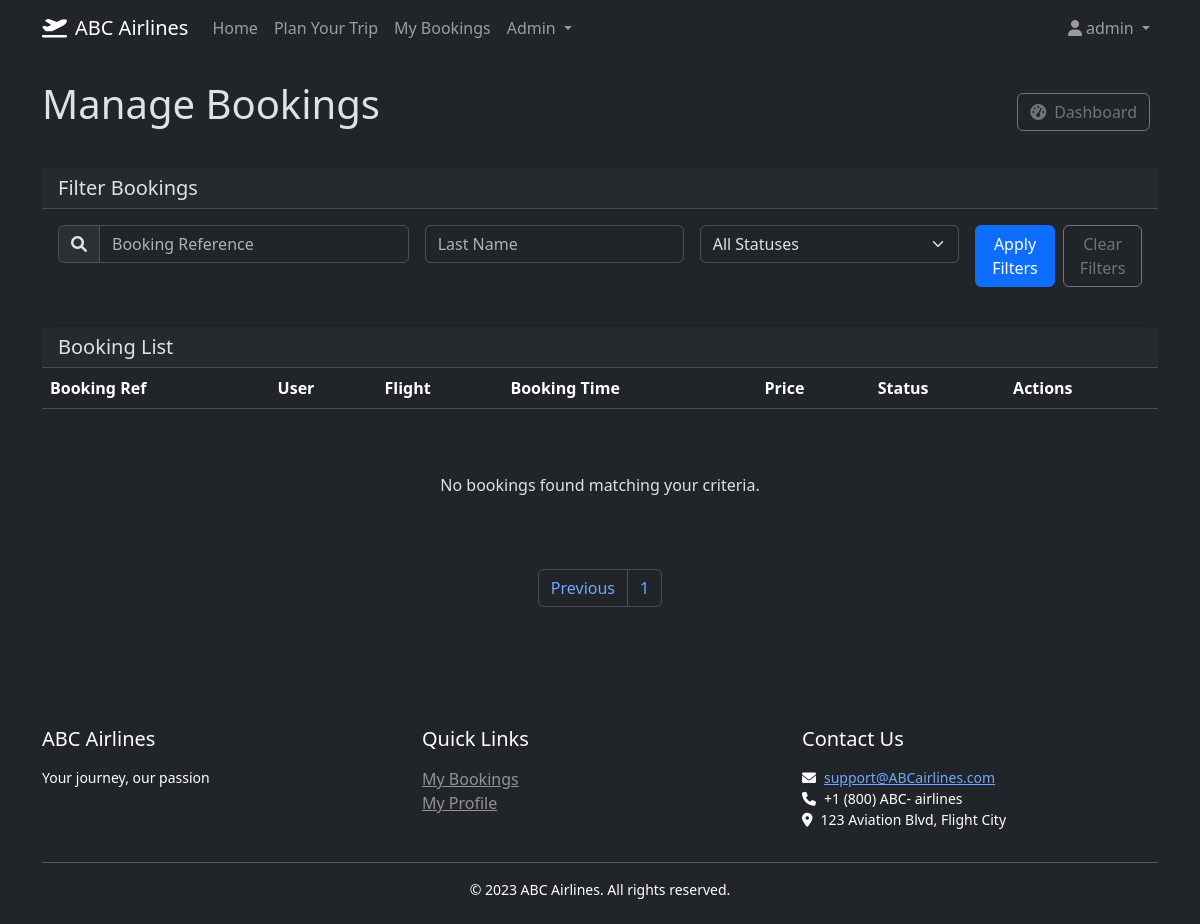
The page /admin/bookings?page=2&search=&status= (signed in) on the database as committed earlier.
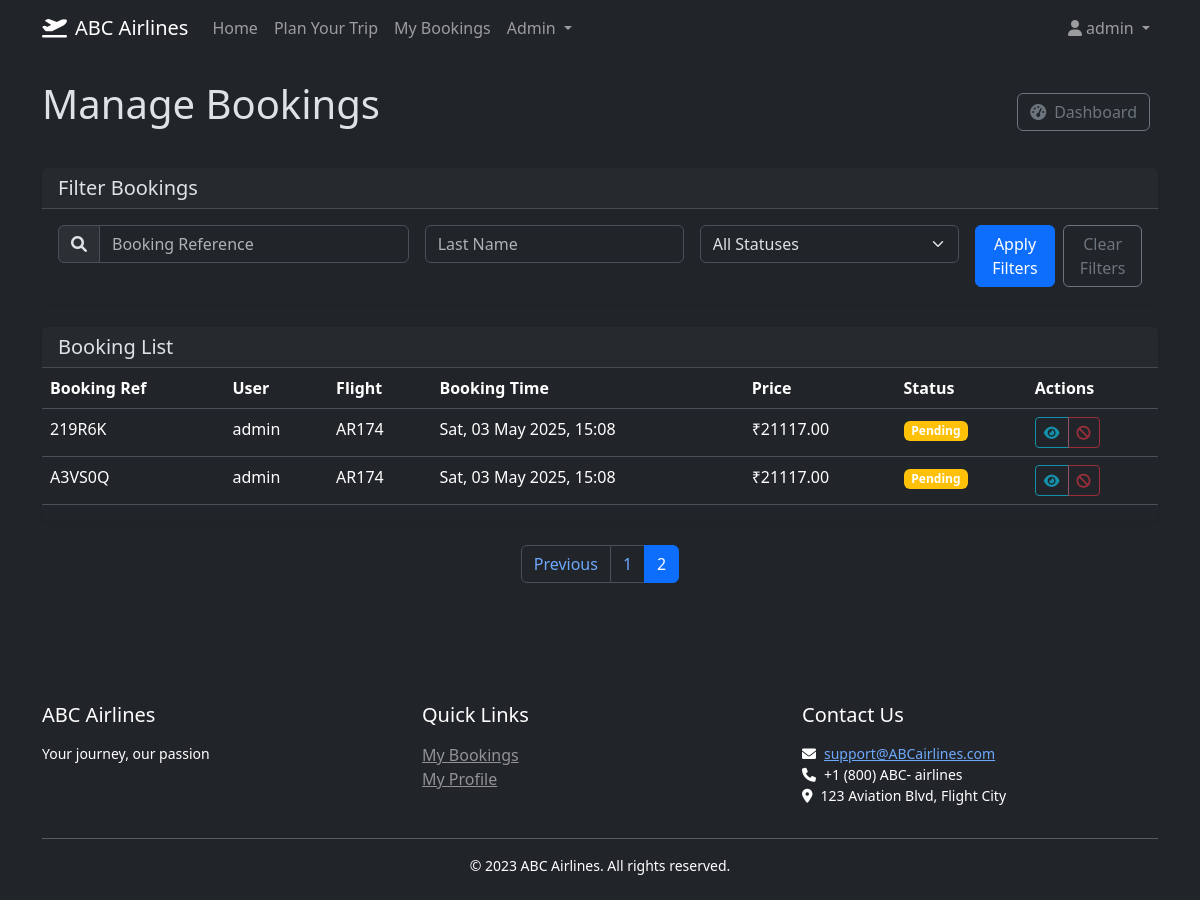
The same page on the database as committed later.
### models.py (models this page shows, shortened)
class User(UserMixin, db.Model):
    __tablename__ = 'users'
    id = db.Column(db.Integer, primary_key=True)
    username = db.Column(db.String(80), unique=True, nullable=False)
    email = db.Column(db.String(120), unique=True, nullable=False)
    password_hash = db.Column(db.String(128), nullable=False)
    is_admin = db.Column(db.Boolean, default=False)
    frequent_flyer_points = db.Column(db.Integer, default=0)
    created_at = db.Column(db.DateTime, nullable=False, default=datetime.utcnow)  # Add created_at
    bookings = db.relationship('Booking', backref='user', lazy=True)

class Booking(db.Model):
    __tablename__ = 'bookings'
    id = db.Column(db.Integer, primary_key=True)
    user_id = db.Column(db.Integer, db.ForeignKey('users.id'), nullable=False)
    flight_id = db.Column(db.Integer, db.ForeignKey('flights.id'), nullable=False)
    booking_time = db.Column(db.DateTime, nullable=False)
    status = db.Column(db.String(20), nullable=False)
    price_paid = db.Column(db.Float, nullable=False)
    booking_reference = db.Column(db.String(6), unique=True, nullable=False)
    payment_id = db.Column(db.String(100))
    passengers = db.relationship('Passenger', backref='booking', lazy=True)
    seat_numbers = db.relationship('Seat', backref='booking', lazy=True)

class Flight(db.Model):
    __tablename__ = 'flights'
    id = db.Column(db.Integer, primary_key=True)
    flight_number = db.Column(db.String(10), nullable=False)
    origin = db.Column(db.String(3), nullable=False)
    destination = db.Column(db.String(3), nullable=False)
    departure_time = db.Column(db.DateTime, nullable=False)
    arrival_time = db.Column(db.DateTime, nullable=False)
    aircraft_type = db.Column(db.String(50), nullable=False)
    seats_total = db.Column(db.Integer, nullable=False)
    seats_available = db.Column(db.Integer, nullable=False)
    price = db.Column(db.Float, nullable=False)
    status = db.Column(db.String(20), nullable=False)
    bookings = db.relationship('Booking', backref='flight', lazy=True)

### routes.py (the view)
@app.route('/admin/bookings', methods=['GET'])
@login_required
def admin_bookings():
    if not current_user.is_admin:
        flash('Access denied', 'danger')
        return redirect(url_for('index'))
    search = request.args.get('search', '')
    status = request.args.get('status', '')
    page = request.args.get('page', 1, type=int)
    per_page = 10
    form = BookingSearchForm()  # Instantiate the form
    query = Booking.query
    if search:
        query = query.filter(Booking.booking_reference.ilike(f'%{search}%'))
    if status:
        query = query.filter_by(status=status)
    query = query.order_by(Booking.booking_time.desc())
    pagination = query.paginate(page=page, per_page=per_page, error_out=False)
    bookings = pagination.items
    app.logger.debug(f"Retrieved {len(bookings)} bookings (total: {pagination.total})")
    return render_template(
        'admin/bookings.html',
        bookings=bookings,
        pagination=pagination,
        search=search,
        status=status,
        get_user_by_id=get_user_by_id,
        get_flight_by_id=get_flight_by_id,
        format_datetime=format_datetime,
        form=form  # Pass the form
    )

### forms.py
class BookingSearchForm(FlaskForm):
    booking_reference = StringField('Booking Reference', validators=[DataRequired(), Length(min=6, max=6)])
    last_name = StringField('Last Name', validators=[DataRequired()])
    submit = SubmitField('Search')

### app.py (called while the page is built)
@login_manager.user_loader
def load_user(user_id):
    from models import User
    return User.query.get(int(user_id))

### data.py (called while the page is built)
def get_flight_by_id(flight_id):
    return Flight.query.get(flight_id)

def get_user_by_id(user_id):
    return User.query.get(user_id)

### routes.py (called while the page is built)
@app.context_processor
def utility_processor():
    return {
        'format_datetime': format_datetime,
        'format_date': format_date,
        'format_time': format_time,
        'format_price': format_price
    }

### utils.py (called while the page is built)
def format_datetime(dt):
    if not dt:
        return ""
    return dt.strftime("%a, %d %b %Y, %H:%M")

def format_price(price):
    if price is not None:
        return f"\u20B9{price:.2f}"
    return "Not available"

### templates/admin/bookings.html (shortened to what the changed rows need)
{% extends "base.html" %}
{% block content %}
<div class="mb-4">
    <div class="d-flex justify-content-between align-items-center mb-4">
        <h1>Manage Bookings</h1>
    </div>
    <div class="card">
        <div class="table-responsive">
            <table class="table table-hover">
                <thead>
                    <tr>
                        <th>Booking Ref</th>
                        <th>User</th>
                        <th>Flight</th>
                        <th>Booking Time</th>
                        <th>Price</th>
                        <th>Status</th>
                        <th>Actions</th>
                    </tr>
                </thead>
                <tbody>
                    {% for booking in bookings %}
                    <tr>
                        <td>{{ booking.booking_reference }}</td>
                        <td>
                            {% set user = get_user_by_id(booking.user_id) %}
                            {{ user.username if user else 'Unknown' }}
                        </td>
                        <td>
                            {% set flight = get_flight_by_id(booking.flight_id) %}
                            {{ flight.flight_number if flight else 'Unknown' }}
                        </td>
                        <td>{{ format_datetime(booking.booking_time) }}</td>
                        <td>{{ format_price(booking.price_paid) }}</td>
                        <td>
                            <span class="badge {{ 'bg-success' if booking.status == 'Confirmed' else 'bg-warning' if booking.status == 'Pending' else 'bg-danger' if booking.status == 'Cancelled' else 'bg-secondary' }}">
                                {{ booking.status }}
                            </span>
                        </td>
                        <td>
                            <div class="btn-group btn-group-sm">
                                <button type="button" class="btn btn-outline-info" title="View Details" disabled>
                                    <i class="fas fa-eye"></i>
                                </button>
                                <button type="button" class="btn btn-outline-danger" title="Cancel Booking" disabled>
                                    <i class="fas fa-ban"></i>
                                </button>
                            </div>
                        </td>
                    </tr>
                    {% endfor %}
                </tbody>
            </table>
        </div>
        {% if not bookings %}
        <div class="card-body text-center py-5">
            <p class="mb-0">No bookings found matching your criteria.</p>
        </div>
        {% endif %}
    </div>
    {% if pagination %}
    <nav aria-label="Page navigation">
        <ul class="pagination justify-content-center mt-4">
            {% for page in pagination.iter_pages() %}
            {% if page %}
            <li class="page-item {% if page == pagination.page %}active{% endif %}">
                <a class="page-link" href="{{ url_for('admin_bookings', page=page, search=search, status=status) }}">{{ page }}</a>
            </li>
            {% else %}
            <li class="page-item disabled"><span class="page-link">...</span></li>
            {% endif %}
            {% endfor %}
        </ul>
    </nav>
    {% endif %}
</div>
{% endblock %}

### templates/base.html (shortened to what this page needs)
<!DOCTYPE html>
<html lang="en" data-bs-theme="dark">
<head>
    <link rel="stylesheet" href="https://cdn.jsdelivr.net/npm/bootstrap@5.3.3/dist/css/bootstrap.min.css">
    <link rel="stylesheet" href="https://cdnjs.cloudflare.com/ajax/libs/font-awesome/6.0.0/css/all.min.css">
    <link rel="stylesheet" href="{{ url_for('static', filename='css/custom.css') }}">
</head>
<body>
    <nav class="navbar navbar-expand-lg navbar-dark bg-dark mb-4">
        <div class="container">
            <a class="navbar-brand" href="{{ url_for('index') }}">
                <i class="fas fa-plane-departure me-2"></i>ABC Airlines
            </a>
            <div class="collapse navbar-collapse" id="navbarNav">
                <ul class="navbar-nav me-auto">
                    <li class="nav-item">
                        <a class="nav-link" href="{{ url_for('index') }}">Home</a>
                    </li>
                    <li class="nav-item">
                        <button class="btn btn-link nav-link" data-bs-toggle="modal" data-bs-target="#travelModal">Plan Your Trip</button>
                    </li>
                    {% if current_user.is_authenticated %}
                    <li class="nav-item">
                        <a class="nav-link" href="{{ url_for('my_bookings') }}">My Bookings</a>
                    </li>
                    {% endif %}
                    {% if current_user.is_authenticated and current_user.is_admin %}
                    <li class="nav-item dropdown">
                        <a class="nav-link dropdown-toggle" href="#" id="adminDropdown" role="button" data-bs-toggle="dropdown">
                            Admin
                        </a>
                    </li>
                    {% endif %}
                </ul>
                <ul class="navbar-nav">
                    {% if current_user.is_authenticated %}
                    <li class="nav-item dropdown">
                        <a class="nav-link dropdown-toggle" href="#" id="userDropdown" role="button" data-bs-toggle="dropdown">
                            <i class="fas fa-user me-1"></i>{{ current_user.username }}
                        </a>
                    </li>
                    {% endif %}
                </ul>
            </div>
        </div>
    </nav>
    <main class="container pb-4">
        {% block content %}{% endblock %}
    </main>
    <footer class="bg-dark text-white mt-5 py-4">
        <div class="container">
            <div class="row">
                <div class="col-md-4">
                    <h5>ABC Airlines</h5>
                    <p class="small">Your journey, our passion</p>
                </div>
                <div class="col-md-4">
                    <h5>Quick Links</h5>
                    <ul class="list-unstyled">
                        {% if current_user.is_authenticated %}
                        <li><a href="{{ url_for('my_bookings') }}" class="text-white-50">My Bookings</a></li>
                        <li><a href="{{ url_for('profile') }}" class="text-white-50">My Profile</a></li>
                        {% else %}
                        <li><a href="{{ url_for('login') }}" class="text-white-50">Login</a></li>
                        <li><a href="{{ url_for('register') }}" class="text-white-50">Register</a></li>
                        {% endif %}
                    </ul>
                </div>
                <div class="col-md-4">
                    <h5>Contact Us</h5>
                    <p class="small">
                        <i class="fas fa-envelope me-2"></i><a href="mailto:support@ABCairlines.com">support@ABCairlines.com</a><br>
                        <i class="fas fa-phone me-2"></i>+1 (800) ABC- airlines<br>
                        <i class="fas fa-map-marker-alt me-2"></i>123 Aviation Blvd, Flight City
                    </p>
                </div>
            </div>
            <hr class="my-3">
            <div class="text-center">
                <p class="small mb-0">&copy; 2023 ABC Airlines. All rights reserved.</p>
            </div>
        </div>
    </footer>
</body>
</html>

Rows that differ between the two databases and show on the page:
now on this page (row edited): Booking: booking_reference "219R6K", {{ user.username if user else 'Unknown' }} "admin", booking_time "Sat, 03 May 2025, 15:08", price_paid "₹21117.00", status "Pending"
now on this page (row edited): Flight: flight_number "AR174"
now on this page (row edited): Booking: booking_reference "A3VS0Q", {{ user.username if user else 'Unknown' }} "admin", booking_time "Sat, 03 May 2025, 15:08", price_paid "₹21117.00", status "Pending"
Other text that changed with them:
new list line: "2"
text no longer shown: "No bookings found matching your criteria."
